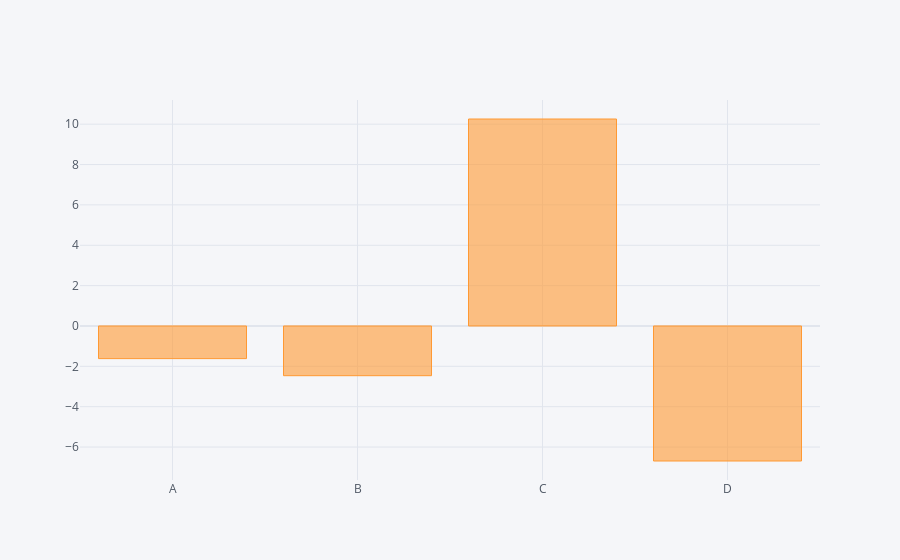

Write notebook code for a chart like this one.
### Code cell
#sum of each column using barplot
df.sum().iplot(kind='bar')

### Figure 1 — Plotly figure (JSON) as saved in the notebook; plotly's stock layout.template omitted (floating-point values rounded to 4 significant figures)
{"data": [{"marker": {"color": "rgba(255, 153, 51, 0.6)", "line": {"color": "rgba(255, 153, 51, 1.0)", "width": 1}}, "name": "None", "orientation": "v", "text": "", "type": "bar", "x": ["A", "B", "C", "D"], "y": [-1.618, -2.464, 10.26, -6.691]}], "layout": {"legend": {"bgcolor": "#F5F6F9", "font": {"color": "#4D5663"}}, "paper_bgcolor": "#F5F6F9", "plot_bgcolor": "#F5F6F9", "title": {"font": {"color": "#4D5663"}}, "xaxis": {"gridcolor": "#E1E5ED", "showgrid": true, "tickfont": {"color": "#4D5663"}, "title": {"font": {"color": "#4D5663"}, "text": ""}, "zerolinecolor": "#E1E5ED"}, "yaxis": {"gridcolor": "#E1E5ED", "showgrid": true, "tickfont": {"color": "#4D5663"}, "title": {"font": {"color": "#4D5663"}, "text": ""}, "zerolinecolor": "#E1E5ED"}}}
